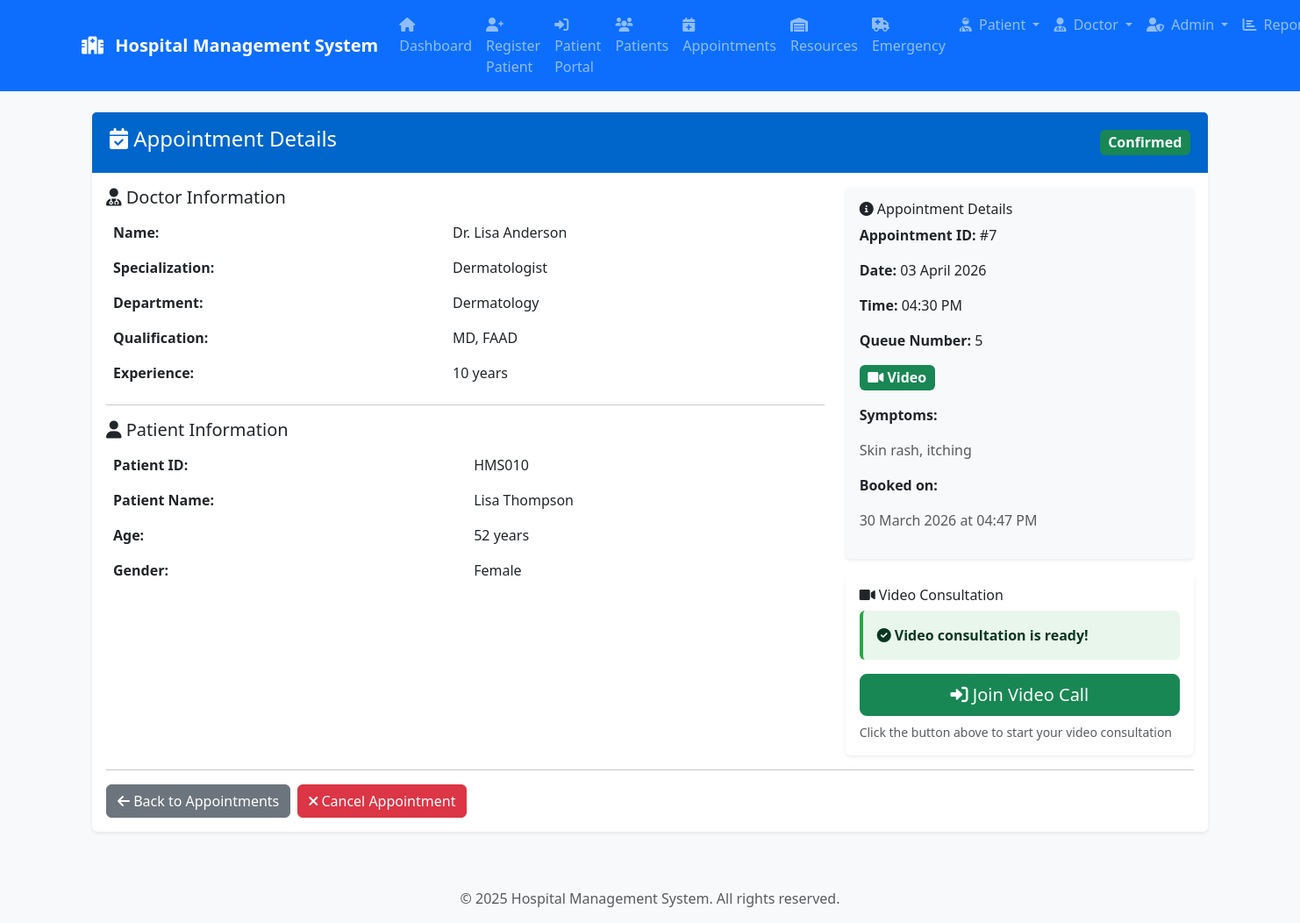
Page /appointment/7 on the committed database.
### AkshatSemwall-Healthcare-Solutions-ac7686f/models.py (models this page shows)
class Appointment(db.Model):
    __tablename__ = 'appointments'
    appointment_id = Column(Integer, primary_key=True)
    patient_id = Column(String(50), ForeignKey('patients.patient_id'), nullable=False)
    doctor_id = Column(Integer, ForeignKey('doctors.doctor_id'), nullable=False)
    department = Column(String(100), nullable=False)
    symptoms = Column(Text)
    appointment_date = Column(Date, nullable=False)
    appointment_time = Column(Time, nullable=False)
    queue_number = Column(Integer, nullable=False)
    status = Column(String(20), default='Pending')
    consultation_type = Column(String(20), default='In-Person')  # 'In-Person' or 'Video'
    video_room_id = Column(String(100))  # Unique room ID for video consultation
    video_link = Column(String(500))  # Video consultation link
    video_enabled = Column(String(10), default='false')  # 'true' or 'false'
    created_at = Column(DateTime, default=datetime.utcnow)
    patient = relationship("PatientORM", back_populates="appointments")
    doctor = relationship("Doctor", back_populates="appointments")

class Doctor(db.Model):
    __tablename__ = 'doctors'
    doctor_id = Column(Integer, primary_key=True)
    name = Column(String(100), nullable=False)
    age = Column(Integer)
    gender = Column(String(10))
    department = Column(String(100))
    specialization = Column(String(100))
    qualification = Column(String(200))
    experience_years = Column(Integer)
    consultation_fee = Column(Float)
    availability_days = Column(String(50))  # CSV string like "Mon,Tue,Wed"
    availability_time = Column(String(50))  # CSV or range string like "10:00-14:00"
    about = Column(Text)
    appointments = relationship("Appointment", back_populates="doctor")

class PatientORM(db.Model):
    __tablename__ = 'patients'
    patient_id = Column(String(50), primary_key=True)
    name = Column(String(100), nullable=False)
    age = Column(Integer, nullable=False)
    gender = Column(String(10), nullable=False)
    locality = Column(String(100))
    condition_severity = Column(String(50))
    priority_level = Column(String(50))
    medical_history = Column(Text)
    bill_amount = Column(Float)
    amount_paid = Column(Float)
    outstanding_amount = Column(Float)
    payment_status = Column(String(32))
    insurance_coverage = Column(String(50))
    insurance_details = Column(Text)
    admission_date = Column(String(32))
    discharge_date = Column(String(32))
    timestamp = Column(String(32))
    email = Column(String(100), unique=True)
    password_hash = Column(String(255))
    phone = Column(String(20))
    is_active = Column(String(10), default='true')
    last_login = Column(DateTime)
    appointments = relationship("Appointment", back_populates="patient")

### AkshatSemwall-Healthcare-Solutions-ac7686f/appointment_routes.py (the view)
@appointment_bp.route('/appointment/<int:appointment_id>')
def view_appointment(appointment_id):
    appointment = Appointment.query.get_or_404(appointment_id)
    return render_template('appointment_detail.html', appointment=appointment)

### AkshatSemwall-Healthcare-Solutions-ac7686f/templates/appointment_detail.html (shortened to what this page needs)
{% extends 'base.html' %}
{% block content %}
<div class="container my-4">
    <div class="card">
        <div class="card-header d-flex justify-content-between align-items-center">
            <h4><i class="fas fa-calendar-check"></i> Appointment Details</h4>
            <span class="badge bg-{{ 'success' if appointment.status == 'Confirmed' else 'warning' if appointment.status == 'Pending' else 'danger' }} fs-6">
                {{ appointment.status }}
            </span>
        </div>
        <div class="card-body">
            <div class="row">
                <div class="col-md-8">
                    <h5><i class="fas fa-user-md"></i> Doctor Information</h5>
                    <table class="table table-borderless">
                        <tr>
                            <td><strong>Name:</strong></td>
                            <td>Dr. {{ appointment.doctor.name }}</td>
                        </tr>
                        <tr>
                            <td><strong>Specialization:</strong></td>
                            <td>{{ appointment.doctor.specialization }}</td>
                        </tr>
                        <tr>
                            <td><strong>Department:</strong></td>
                            <td>{{ appointment.department }}</td>
                        </tr>
                        {% if appointment.doctor.qualification %}
                        <tr>
                            <td><strong>Qualification:</strong></td>
                            <td>{{ appointment.doctor.qualification }}</td>
                        </tr>
                        {% endif %}
                        {% if appointment.doctor.experience_years %}
                        <tr>
                            <td><strong>Experience:</strong></td>
                            <td>{{ appointment.doctor.experience_years }} years</td>
                        </tr>
                        {% endif %}
                    </table>
                    <hr>
                    <h5><i class="fas fa-user"></i> Patient Information</h5>
                    <table class="table table-borderless">
                        <tr>
                            <td><strong>Patient ID:</strong></td>
                            <td>{{ appointment.patient_id }}</td>
                        </tr>
                        <tr>
                            <td><strong>Patient Name:</strong></td>
                            <td>{{ appointment.patient.name }}</td>
                        </tr>
                        {% if appointment.patient.age %}
                        <tr>
                            <td><strong>Age:</strong></td>
                            <td>{{ appointment.patient.age }} years</td>
                        </tr>
                        {% endif %}
                        {% if appointment.patient.gender %}
                        <tr>
                            <td><strong>Gender:</strong></td>
                            <td>{{ appointment.patient.gender }}</td>
                        </tr>
                        {% endif %}
                    </table>
                </div>
                <div class="col-md-4">
                    <div class="card bg-light">
                        <div class="card-body">
                            <h6><i class="fas fa-info-circle"></i> Appointment Details</h6>
                            <p><strong>Appointment ID:</strong> #{{ appointment.appointment_id }}</p>
                            <p><strong>Date:</strong> {{ appointment.appointment_date.strftime('%d %B %Y') }}</p>
                            <p><strong>Time:</strong> {{ appointment.appointment_time.strftime('%I:%M %p') }}</p>
                            <p><strong>Queue Number:</strong> {{ appointment.queue_number }}</p>
                            <div class="mb-3">
                                <span class="badge bg-{{ 'success' if appointment.consultation_type == 'Video' else 'info' }} fs-6">
                                    <i class="fas fa-{{ 'video' if appointment.consultation_type == 'Video' else 'hospital' }}"></i>
                                    {{ appointment.consultation_type }}
                                </span>
                            </div>
                            {% if appointment.symptoms %}
                                <p><strong>Symptoms:</strong></p>
                                <p class="text-muted">{{ appointment.symptoms }}</p>
                            {% endif %}
                            <p><strong>Booked on:</strong></p>
                            <p class="text-muted">{{ appointment.created_at.strftime('%d %B %Y at %I:%M %p') }}</p>
                        </div>
                    </div>
                    {% if appointment.consultation_type == 'Video' %}
                        <div class="card mt-3">
                            <div class="card-body">
                                <h6><i class="fas fa-video"></i> Video Consultation</h6>
                                {% if appointment.status == 'Confirmed' and appointment.video_link %}
                                    <div class="alert alert-success">
                                        <i class="fas fa-check-circle"></i>
                                        <strong>Video consultation is ready!</strong>
                                    </div>
                                    <a href="{{ appointment.video_link }}" class="btn btn-success btn-lg w-100">
                                        <i class="fas fa-sign-in-alt"></i> Join Video Call
                                    </a>
                                    <small class="text-muted d-block mt-2">
                                        Click the button above to start your video consultation
                                    </small>
                                {% elif appointment.status == 'Pending' %}
                                    <div class="alert alert-warning">
                                        <i class="fas fa-clock"></i>
                                        Waiting for doctor to confirm your appointment
                                    </div>
                                {% else %}
                                    <div class="alert alert-info">
                                        <i class="fas fa-info-circle"></i>
                                        Video link will be available once appointment is confirmed
                                    </div>
                                {% endif %}
                            </div>
                        </div>
                    {% endif %}
                </div>
            </div>
            <hr>
            <div class="d-flex gap-2">
                <a href="{{ url_for('appointment.my_appointments') }}" class="btn btn-secondary">
                    <i class="fas fa-arrow-left"></i> Back to Appointments
                </a>
                {% if appointment.status != 'Cancelled' %}
                    <form method="POST" action="{{ url_for('appointment.cancel_appointment', appointment_id=appointment.appointment_id) }}" class="d-inline">
                        <button type="submit" class="btn btn-danger"
                                onclick="return confirm('Are you sure you want to cancel this appointment?')">
                            <i class="fas fa-times"></i> Cancel Appointment
                        </button>
                    </form>
                {% endif %}
            </div>
        </div>
    </div>
</div>
{% endblock %}

### AkshatSemwall-Healthcare-Solutions-ac7686f/static/css/style.css (style rules this page uses)
:root { --hospital-primary: #0066cc; --hospital-secondary: #004080; --emergency-red: #dc3545; --success-green: #28a745; --warning-orange: #ffc107; --info-blue: #17a2b8; --light-gray: #f8f9fa; --border-radius: 0.375rem; --box-shadow: 0 0.125rem 0.25rem rgba(0, 0, 0, 0.075); }
body { font-family: 'Segoe UI', Tahoma, Geneva, Verdana, sans-serif; background-color: var(--light-gray); color: #212529; }
.card { border: none; box-shadow: var(--box-shadow); border-radius: var(--border-radius); transition: all 0.2s ease; }
.card-header { background-color: var(--hospital-primary); color: white; border-bottom: none; font-weight: 600; padding: 1rem 1.25rem; }
.table { background-color: white; border-radius: var(--border-radius); overflow: hidden; }
.badge { font-size: 0.75rem; padding: 0.4em 0.6em; }
.alert { border: none; border-radius: var(--border-radius); border-left: 4px solid; }
.alert-success { border-left-color: var(--success-green); background-color: rgba(40, 167, 69, 0.1); }

### rows in the picture
Appointment: status "Confirmed", department "Dermatology", patient_id "HMS010", appointment_id "7", appointment_date "03 April 2026", appointment_time "04:30 PM", queue_number "5", consultation_type "Video", symptoms "Skin rash, itching", created_at "30 March 2026 at 04:47 PM"
Doctor: doctor.name "Lisa Anderson", doctor.specialization "Dermatologist", doctor.qualification "MD, FAAD", doctor.experience_years "10"
PatientORM: patient.name "Lisa Thompson", patient.age "52", patient.gender "Female"
